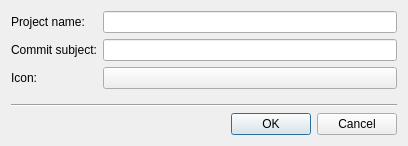
<?xml version="1.0" encoding="UTF-8"?>
<ui version="4.0">
 <class>KdeObservatoryConfigProject</class>
 <widget class="QDialog" name="KdeObservatoryConfigProject">
  <property name="geometry">
   <rect>
    <x>0</x>
    <y>0</y>
    <width>408</width>
    <height>146</height>
   </rect>
  </property>
  <property name="sizePolicy">
   <sizepolicy hsizetype="Preferred" vsizetype="Preferred">
    <horstretch>0</horstretch>
    <verstretch>0</verstretch>
   </sizepolicy>
  </property>
  <property name="minimumSize">
   <size>
    <width>0</width>
    <height>146</height>
   </size>
  </property>
  <property name="maximumSize">
   <size>
    <width>16777215</width>
    <height>146</height>
   </size>
  </property>
  <property name="windowTitle">
   <string>Configure KDE Observatory - Project</string>
  </property>
  <layout class="QGridLayout" name="gridLayout">
   <item row="0" column="0">
    <layout class="QFormLayout" name="formLayout">
     <item row="0" column="0">
      <widget class="QLabel" name="lblName">
       <property name="text">
        <string>Project name:</string>
       </property>
      </widget>
     </item>
     <item row="0" column="1">
      <widget class="KLineEdit" name="projectName"/>
     </item>
     <item row="1" column="0">
      <widget class="QLabel" name="lblCommitSubject">
       <property name="text">
        <string>Commit subject:</string>
       </property>
      </widget>
     </item>
     <item row="1" column="1">
      <widget class="KLineEdit" name="svnPath"/>
     </item>
     <item row="2" column="0">
      <widget class="QLabel" name="lblIcon">
       <property name="text">
        <string>Icon:</string>
       </property>
      </widget>
     </item>
     <item row="2" column="1">
      <widget class="KIconButton" name="kiconbutton"/>
     </item>
    </layout>
   </item>
   <item row="1" column="0">
    <widget class="Line" name="line">
     <property name="orientation">
      <enum>Qt::Horizontal</enum>
     </property>
    </widget>
   </item>
   <item row="2" column="0">
    <widget class="QDialogButtonBox" name="buttonBox">
     <property name="orientation">
      <enum>Qt::Horizontal</enum>
     </property>
     <property name="standardButtons">
      <set>QDialogButtonBox::Cancel|QDialogButtonBox::Ok</set>
     </property>
    </widget>
   </item>
  </layout>
 </widget>
 <customwidgets>
  <customwidget>
   <class>KIconButton</class>
   <extends>QPushButton</extends>
   <header>kicondialog.h</header>
  </customwidget>
  <customwidget>
   <class>KLineEdit</class>
   <extends>QLineEdit</extends>
   <header>klineedit.h</header>
  </customwidget>
 </customwidgets>
 <resources/>
 <connections>
  <connection>
   <sender>buttonBox</sender>
   <signal>accepted()</signal>
   <receiver>KdeObservatoryConfigProject</receiver>
   <slot>accept()</slot>
   <hints>
    <hint type="sourcelabel">
     <x>222</x>
     <y>128</y>
    </hint>
    <hint type="destinationlabel">
     <x>409</x>
     <y>44</y>
    </hint>
   </hints>
  </connection>
  <connection>
   <sender>buttonBox</sender>
   <signal>rejected()</signal>
   <receiver>KdeObservatoryConfigProject</receiver>
   <slot>reject()</slot>
   <hints>
    <hint type="sourcelabel">
     <x>195</x>
     <y>128</y>
    </hint>
    <hint type="destinationlabel">
     <x>405</x>
     <y>80</y>
    </hint>
   </hints>
  </connection>
 </connections>
</ui>
